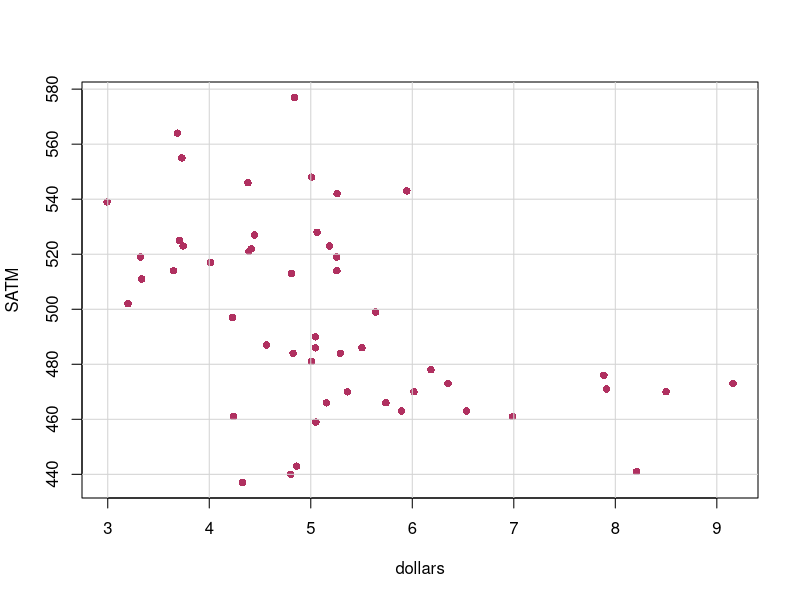
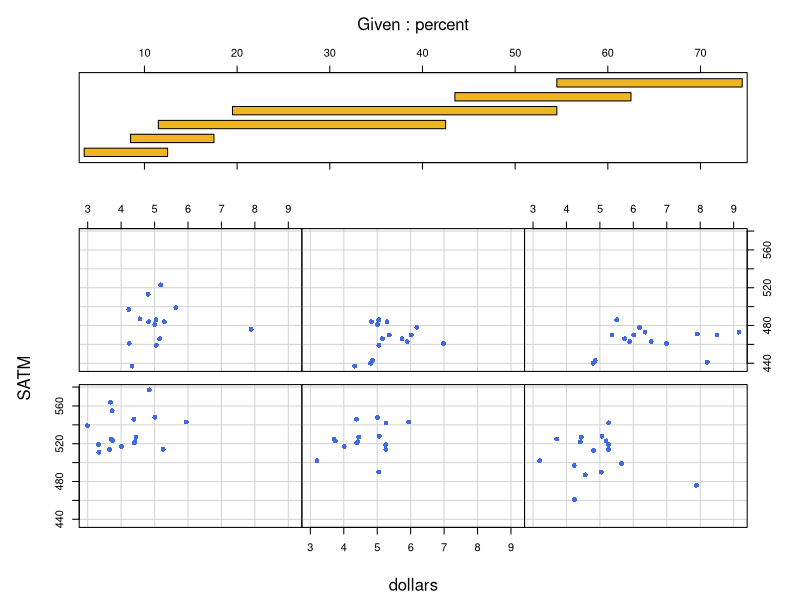
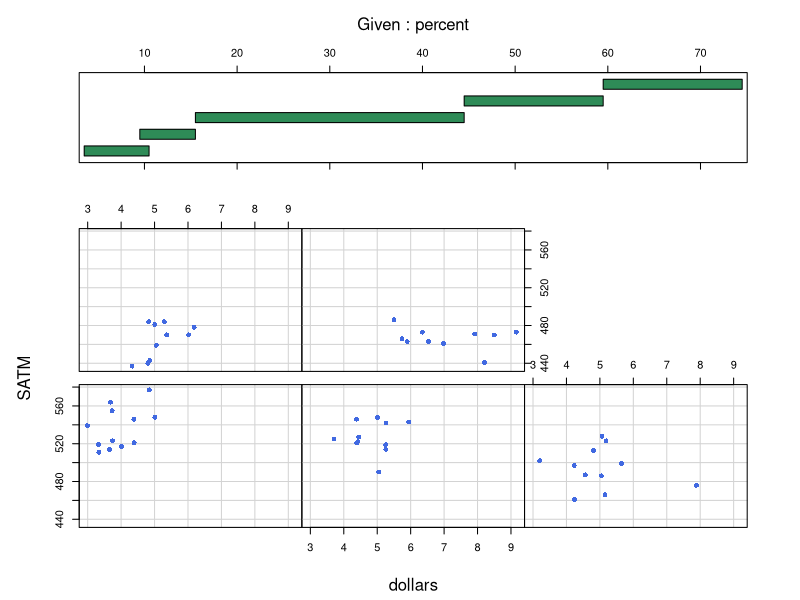
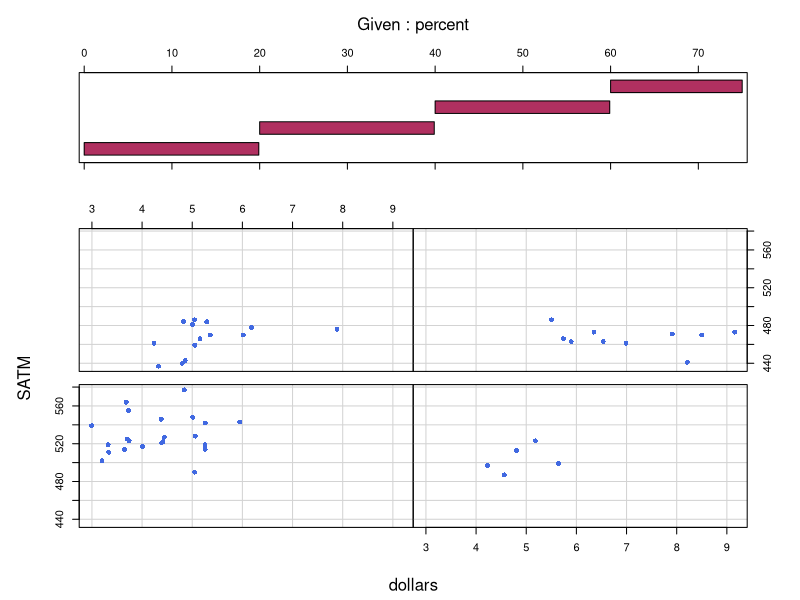

Source code (R) for these figures, in order:
# Figure 18-1
library(car)
attach(States)
plot(dollars,SATM,
 pch = 16,
 col = "maroon")
grid(lty = "solid")

# Figure 18-2
library(car)
attach(States)
coplot(SATM ~ dollars | percent,
 pch = 16,
 col = "royalblue",
 bar.bg = c(num = "goldenrod2"))

# Figure 18-3
library(car)
attach(States)
coplot(SATM ~ dollars | percent,
 pch = 16,
 col = "royalblue",
 bar.bg = c(num = "seagreen"),
 overlap = 0,
 number = 5)

# Figure 18-4
library(car)
attach(States)
mat = matrix(c(0,19.9,20,39.9,40,59.9,60,75),
 byrow = T,
 nrow = 4,
 ncol = 2)
coplot(SATM ~ dollars |percent,
 pch = 16,
 col = "royalblue",
 bar.bg = c(num = "maroon"),
 given.values = mat)
